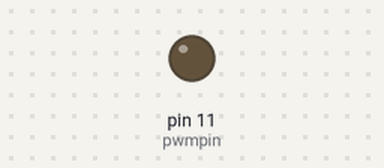
The sketch below on a simulated Arduino Uno, built with avr-gcc and run on an emulated ATmega328P. Shown: output pins drawn as LEDs (lit = HIGH).

Above: at 0.05 s.
At 3.0 s:
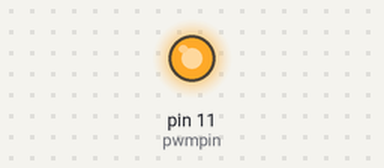
Timing chart, 0 to 6.5 s (numbered marks = the images above):
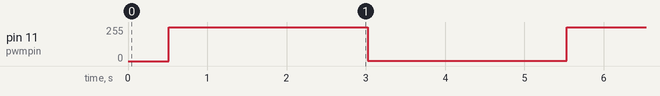

The sketch:

LED_Dimmer_using_PWM.ino
```cpp
const int pwmpin = 11; //PWM Pin 3,5,6,9,10,11
int i;

void setup()
{

}

void loop()
{
  for(i=0;i<255;i++)
  {
    analogWrite(pwmpin,i);
    delay(2);
  }
  delay(2000);
  for(i=255;i>0;i--)
  {
    analogWrite(pwmpin,i);
    delay(2);
  }
  delay(2000);
}
```

Measured:
- by itself, pin 11 (pwmpin): alternates 254/255 for 2.5 s and 1/255 for 2.5 s
